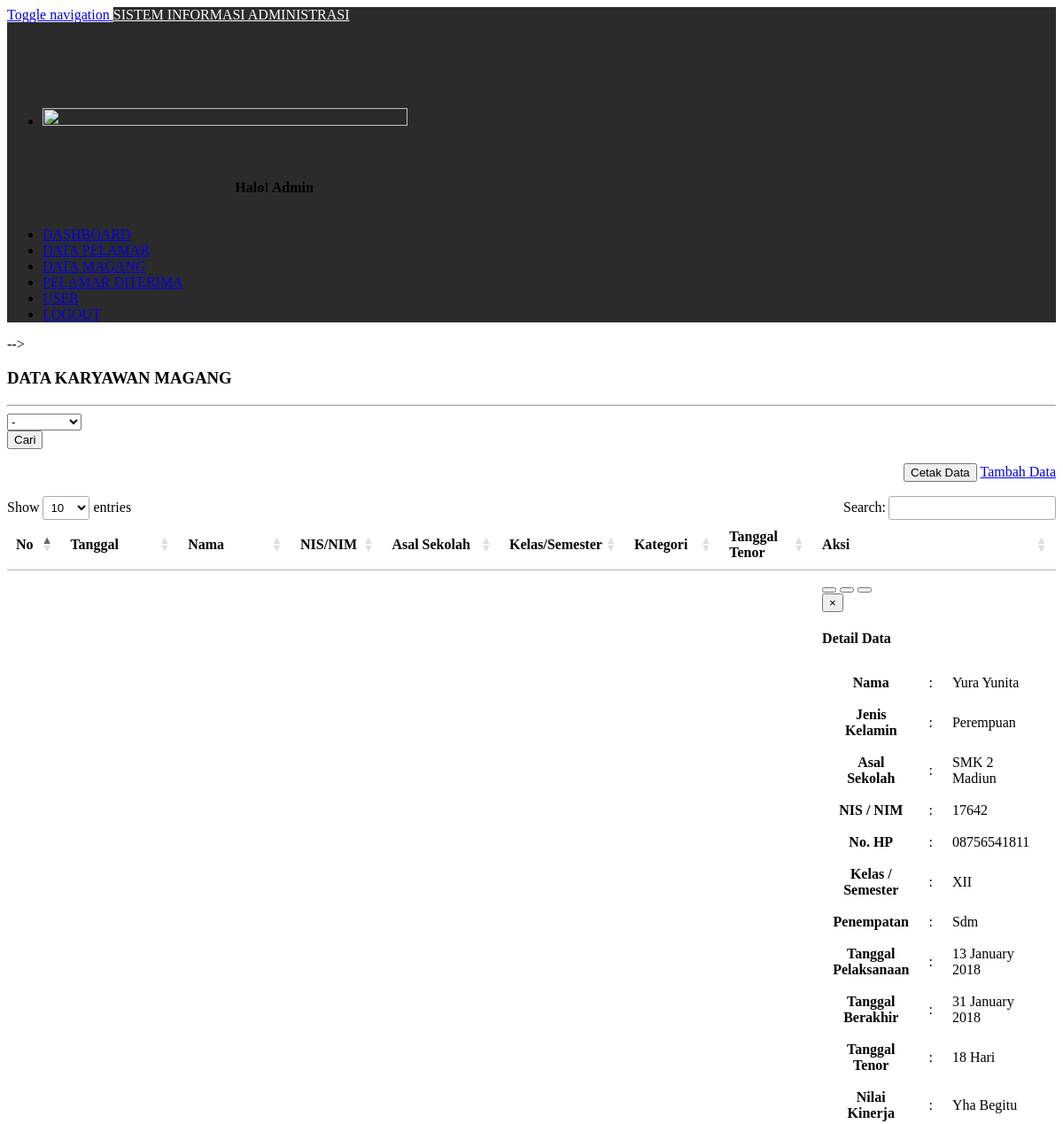
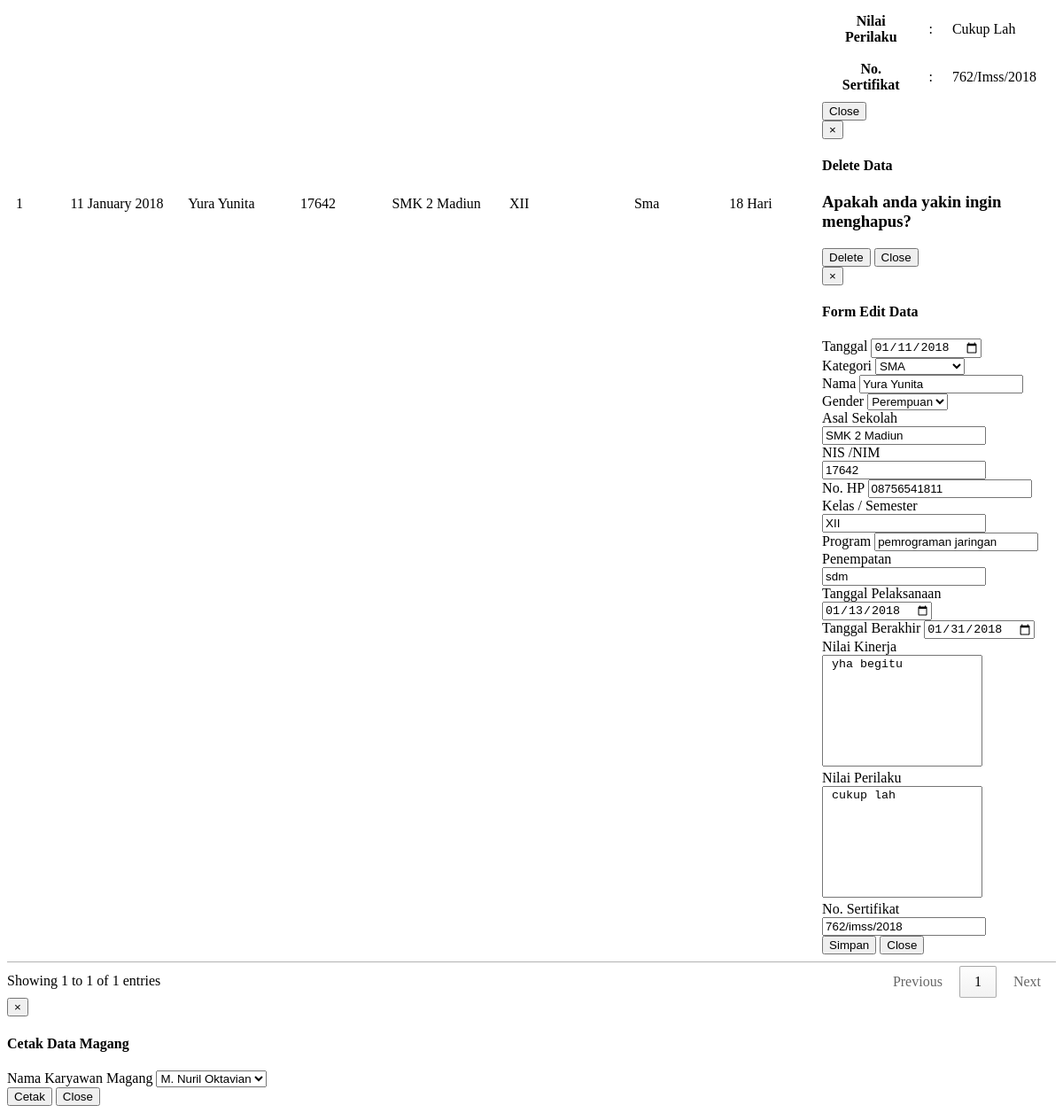
The page /magang.php?kategori=sma on the database its author committed (2 pictures, top to bottom).
### tables this page shows
CREATE TABLE `data_magang` (
  `id_magang` int(3) NOT NULL,
  `nama` varchar(50) NOT NULL,
  `jenis_kelamin` varchar(20) NOT NULL,
  `asal_sekolah` varchar(50) NOT NULL,
  `nis` varchar(30) NOT NULL,
  `kelas` varchar(10) NOT NULL,
  `program` varchar(50) NOT NULL,
  `penempatan` varchar(50) NOT NULL,
  `tgl_masuk` date NOT NULL,
  `tgl_keluar` date NOT NULL,
  `nilai_kinerja` varchar(255) NOT NULL,
  `nilai_perilaku` varchar(255) NOT NULL,
  `sertifikat` varchar(50) NOT NULL,
  `tgl_data` date NOT NULL,
  `no_hp` varchar(30) NOT NULL,
  `jenis` varchar(20) NOT NULL
);

### magang.php (the view, shortened to what this page needs)
<!DOCTYPE html>
<html>
<head>
</head>
<body>
	<!-- <?php include "menu.php";
	?> -->
	<div class="col-sm-10 col-sm-offset-2" id="content">
		<div class="panel_body">
			<h3><b>DATA KARYAWAN MAGANG </b></h3>
			<hr>
			<div class="col-sm-2">
				<form method="get">
					<select class="form-control" name="kategori">
						<option value="">-</option>
					</select>
			</div>
			<div class="col-sm-1">
					<button type="submit" class="btn btn-warning">Cari</button>
			</div>
			<div class="col-sm-9" style="margin-bottom: 10px;">
				<p align="right">
					<button class="btn btn-primary" data-toggle="modal" data-target="#myModal2"><span class="glyphicon glyphicon-print"></span> Cetak Data </button>
					<a class="btn btn-primary" href="data-magang.php"><span class="glyphicon glyphicon-plus-sign"></span> Tambah Data</a>
				</p>
			</div>
		</div>
			<div class="table-responsive col-sm-12">
			<table class="table table-bordered" id="myTables">
				<thead>
					<tr>
						<th width="30"> No </th>
						<th width="130"> Tanggal </th>
						<th width="130"> Nama </th>
						<th width="70"> NIS/NIM </th>
						<th width="130"> Asal Sekolah </th>
						<th width="50"> Kelas/Semester </th>
						<th width="80"> Kategori </th>
						<th width="80"> Tanggal Tenor </th>
						<th width="150"> Aksi </th>
					</tr>
				</thead>
				<tbody >
					 <?php
			            include "koneksi.php";
			            $cari = $_GET['kategori'];
			            $i=1;
			            $query = " SELECT * FROM data_magang where jenis like '%$cari%'";
			            $result = mysqli_query($connect, $query) or die (mysqli_error($connect));
			            while ($row = mysqli_fetch_array($result)){
			            ?>
					<tr>
						<td> <?php echo $i++; ?> </td>
						<td> <?php echo date('d F Y', strtotime($row['tgl_data']));  ?> </td>
						<td style="text-transform: capitalize;"> <?php echo $row['nama']; ?> </td>
						<td style="text-transform: capitalize;"> <?php echo $row['nis']; ?></td>
						<td style="text-transform: capitalize;"> <?php echo $row['asal_sekolah']; ?> </td>
						<td style="text-transform: capitalize;"> <?php echo $row['kelas']; ?> </td>
						<td style="text-transform: capitalize;"> <?php echo $row['jenis']; ?> </td>
						<td> <?php
						$masuk = strtotime($row['tgl_masuk']);
						$keluar = strtotime($row['tgl_keluar']);
						include "tenor.php";
						?> Hari </td>
						<td>
							<button class="btn btn-info btn-sm" data-toggle="modal" data-toggle="tooltip" title="Detail" data-target="#detail<?php echo $row['id_magang']; ?>" > <span class="glyphicon glyphicon-check"></span> </button>
							<button class="btn btn-warning btn-sm" data-toggle="modal" data-toggle="tooltip" title="Edit" data-target="#edit<?php echo $row['id_magang']; ?>" > <span class="glyphicon glyphicon-pencil"></span> </button>
							<button class="btn btn-danger btn-sm" data-toggle="modal" data-toggle="tooltip" title="Delete" data-target="#delete<?php echo $row['id_magang']; ?>" > <span class="glyphicon glyphicon-trash"></span> </button>
							<?php include "button_magang.php"; ?>
						</td>
					</tr>
					<?php } ?>
				</tbody>
			</table>
		</div>
	</div>
<div class="modal fade" id="myModal2">
			<div class="modal-dialog">
				<div class="modal-content">
					<div class="modal-header">
						<button type="button" class="close" data-dismiss="modal">&times; </button>
						<h4 class="modal-title" id="myModalLabel"> Cetak Data Magang</h4>
					</div>
					<div class="modal-body">
						<form method="get" action="cetakmagang.php?id_magang=<?php echo $id_magang; ?>">
							<div class="form-group">
								<label> Nama Karyawan Magang </label>
								<select name="nama" id="nama" class="form-control" style="text-transform: capitalize;" >
									<?php
						            include "koneksi.php";
						            $query = " SELECT * FROM data_magang group by id_magang";
						            $result = mysqli_query($connect, $query) or die (mysqli_error($connect));
						            while ($row = mysqli_fetch_array($result)){
						            ?>
									<option  value="<?php echo $row['nama']; ?>"><?php echo $row['nama']; ?></option>
								<?php } ?>
								</select>
							</div>
					</div>
					<div class="modal-footer">
						<button type="submit" value="Cetak" class="btn btn-primary">Cetak</button>
						<button type="button" class="btn btn-default" data-dismiss="modal"> Close </button>
					</div>
				</div>
			</div>
		</div>
<link rel="stylesheet" href="https://cdn.datatables.net/1.10.16/css/jquery.dataTables.min.css">
</body>
</html>

### tenor.php
<?php
						$tenor = $keluar - $masuk;
						echo floor($tenor / (60 * 60 * 24));
?>

### button_magang.php (shortened to what this page needs)
<div class="modal fade" id="detail<?php echo $row['id_magang']; ?>">
			<div class="modal-dialog">
				<div class="modal-content">
					<div class="modal-header">
						<button type="button" class="close" data-dismiss="modal">&times; </button>
						<h4 class="modal-title" id="myModalLabel"> Detail Data</h4>
					</div>
					<div class="modal-body">
						<?php
							$edit=mysqli_query($connect, "select * from data_magang where id_magang = '".$row['id_magang']."'")or die (mysqli_error($connect));
							$erow=mysqli_fetch_array($edit);
						?>
					<table>
						<tbody>
							<tr>
								<th width="150">Nama</th>
								<td> : </td>
								<td style="text-transform: capitalize;"> <?php echo $erow['nama']; ?></td>
							</tr>
							<tr>
								<th>Jenis Kelamin</th>
								<td> : </td>
								<td style="text-transform: capitalize;"><?php echo $erow['jenis_kelamin']; ?></td>
							</tr>
							<tr>
								<th>Asal Sekolah</th>
								<td> : </td>
								<td style="text-transform: capitalize;"> <?php echo $erow['asal_sekolah']; ?></td>
							</tr>
							<tr>
								<th>NIS / NIM</th>
								<td> : </td>
								<td style="text-transform: capitalize;"> <?php echo $erow['nis']; ?></td>
							</tr>
							<tr>
								<th>No. HP</th>
								<td> : </td>
								<td><?php echo $erow['no_hp']; ?></td>
							</tr>
							<tr>
								<th>Kelas / Semester</th>
								<td> : </td>
								<td> <?php echo $erow['kelas']; ?></td>
							</tr>
							<tr>
								<th>Penempatan</th>
								<td> : </td>
								<td style="text-transform: capitalize;"> <?php echo $erow['penempatan']; ?></td>
							</tr>
							<tr>
								<th>Tanggal Pelaksanaan</th>
								<td> : </td>
								<td> <?php echo date('d F Y', strtotime($erow['tgl_masuk']));  ?></td>
							</tr>
							<tr>
								<th>Tanggal Berakhir </th>
								<td> : </td>
								<td> <?php echo date('d F Y', strtotime($erow['tgl_keluar']));  ?></td>
							</tr>
							<tr>
								<th>Tanggal Tenor </th>
								<td> : </td>
								<?php
								$masuk = strtotime($erow['tgl_masuk']);
								$keluar = strtotime($erow['tgl_keluar']);
								?>
								<td> <?php include "tenor.php" ?> Hari   </td>
							</tr>
							<tr>
								<th>Nilai Kinerja</th>
								<td> : </td>
								<td style="text-transform: capitalize; text-align: justify;"> <?php echo $erow['nilai_kinerja']; ?></td>
							</tr>
							<tr>
								<th>Nilai Perilaku</th>
								<td> : </td>
								<td style="text-transform: capitalize; text-align: justify;"> <?php echo $erow['nilai_perilaku']; ?></td>
							</tr>
							<tr>
								<th>No. Sertifikat</th>
								<td> : </td>
								<td style="text-transform: capitalize;"> <?php echo $erow['sertifikat']; ?></td>
							</tr>
						</tbody>
					</table>
					<div class="modal-footer">
						<button type="button" class="btn btn-default" data-dismiss="modal"> Close </button>
					</div>
				</div>
			</div>
		</div>
	</div>
<div class="modal fade" id="delete<?php echo $row['id_magang']; ?>">
	<div class="modal-dialog">
		<div class="modal-content">
					<div class="modal-header">
						<button type="button" class="close" data-dismiss="modal">&times; </button>
						<h4 class="modal-title" id="myModalLabel"> Delete Data</h4>
					</div>
					<div class="modal-body">
						<form method="POST" id="insert_form" action="proses_deletemagang.php?id_magang=<?php echo $row['id_magang']; ?>">
							<h3>Apakah anda yakin ingin menghapus?</h3>
					</div>
					<div class="modal-footer">
						<input type="submit" name="delete" value="Delete" id="delete" class="btn btn-danger"/>
						<button type="button" class="btn btn-default" data-dismiss="modal"> Close </button>
					</div>
		</div>
	</div>
</div>
<div class="modal fade" id="edit<?php echo $row['id_magang']; ?>">
			<div class="modal-dialog">
				<div class="modal-content">
					<div class="modal-header">
						<button type="button" class="close" data-dismiss="modal">&times; </button>
						<h4 class="modal-title" id="myModalLabel"> Form Edit Data</h4>
					</div>
					<div class="modal-body">
						<?php
							$edit=mysqli_query($connect, "select * from data_magang where id_magang = '".$row['id_magang']."'")or die (mysqli_error($connect));
							$erow=mysqli_fetch_array($edit);
						?>
						<form method="POST" id="insert_form" action="proses_editmagang.php?id_magang=<?php echo $row['id_magang']; ?>">
							<div class="form-group">
								<label> Tanggal </label>
								<input class="form-control" type="date" value="<?php echo $erow['tgl_data']; ?>" name="tgl_data" placeholder="Masukkan Tanggal" required="" />
							</div>
							<div class="form-group">
								<label> Kategori </label>
								<select class="form-control" name="jenis" id="jenis" required="">
									<option value="sma" <?php $erow['jenis']=='sma' ? print "selected":"";?>>SMA</option>
								</select>
							<div class="form-group">
								<label> Nama </label>
								<input class="form-control" type="text" value="<?php echo $erow['nama']; ?>" name="nama" placeholder="Masukkan Nama" required="" />
							</div>
							<div class="form-group">
								<label> Gender </label>
								<select class="form-control" name="jenis_kelamin" id="jenis_kelamin" required="">
									<option value="perempuan" <?php $erow['jenis_kelamin']=='perempuan' ? print "selected":"";?>> Perempuan</option>
								</select>
							</div>
							<div class="form-group">
								<label> Asal Sekolah </label>
								<input class="form-control" type="text" value="<?php echo $erow['asal_sekolah'];?>" name="asal_sekolah" placeholder="Masukkan Asal Sekolah" required="">
							</div>
							<div class="form-group">
								<label> NIS /NIM</label>
								<input class="form-control" type="text" value="<?php echo $erow['nis'];?>" name="nis" placeholder="Masukkan NIS / NIM" />
							</div>
							<div class="form-group">
								<label> No. HP </label>
								<input class="form-control" type="text" value="<?php echo $erow['no_hp'];?>" name="no_hp" placeholder="Masukkan No. HP" />
							</div>
							<div class="form-group">
								<label> Kelas / Semester </label>
								<input class="form-control" type="text" value="<?php echo $erow['kelas'];?>" name="kelas" placeholder="Masukkan Kelas / Semester"  />
							</div>
							<div class="form-group">
								<label> Program</label>
								<input class="form-control" type="text" value="<?php echo $erow['program'];?>" name="program" placeholder="Masukkan Program"  />
							</div>
							<div class="form-group">
								<label> Penempatan </label>
								<input class="form-control" type="text" value="<?php echo $erow['penempatan'];?>" name="penempatan" placeholder="Masukkan Penempatan"  />
							</div>
							<div class="form-group">
								<label> Tanggal Pelaksanaan </label>
								<input class="form-control" type="date" value="<?php echo $erow['tgl_masuk'];?>" name="tgl_masuk" placeholder="Masukkan Tanggal Pelaksanaan"  />
							</div>
							<div class="form-group">
								<label> Tanggal Berakhir </label>
								<input class="form-control" type="date" value="<?php echo $erow['tgl_keluar'];?>" name="tgl_keluar" placeholder="Masukkan Tanggal Berakhir" />
							</div>
							<div class="form-group">
								<label> Nilai Kinerja </label>
								<textarea class="form-control" style="resize: none; height: 120px;" rows="3" type="text" name="nilai_kinerja" placeholder="Masukkan Nilai Kinerja" > <?php echo $erow['nilai_kinerja'];?></textarea>
							</div>
							<div class="form-group">
								<label> Nilai Perilaku </label>
								<textarea class="form-control" style="resize: none; height: 120px;" rows="3" type="text" name="nilai_perilaku" placeholder="Masukkan Nilai Perilaku" > <?php echo $erow['nilai_perilaku'];?> </textarea>
							</div>
							<div class="form-group">
								<label> No. Sertifikat</label>
								<input class="form-control" type="text" value="<?php echo $erow['sertifikat'];?>" name="sertifikat" placeholder="Masukkan No. Sertifikat"s />
							</div>
					</div>
					<div class="modal-footer">
						<input type="submit" name="simpan" value="Simpan" id="simpan" class="btn btn-primary"/ >
						</form>
						<button type="button" class="btn btn-default" data-dismiss="modal"> Close </button>
					</div>
				</div>
			</div>
		</div>

### rows shown on the page
data_magang: tgl_data "11 January 2018", nama "Yura Yunita", nis "17642", asal_sekolah "SMK 2 Madiun", kelas "XII", jenis "Sma", floor($tenor / (60 * 60 * 24)) "18 18", jenis_kelamin "Perempuan", no_hp "08756541811", penempatan "Sdm", tgl_masuk "13 January 2018", tgl_keluar "31 January 2018", nilai_kinerja "Yha Begitu", nilai_perilaku "Cukup Lah", sertifikat "762/Imss/2018", tgl_data "01/11/2018", program "pemrograman jaringan", penempatan "sdm", tgl_masuk "01/13/2018", tgl_keluar "01/31/2018", nilai_kinerja "yha begitu", nilai_perilaku "cukup lah", sertifikat "762/imss/2018"

### other values the page prints
form field nama "M. nuril oktavian"
